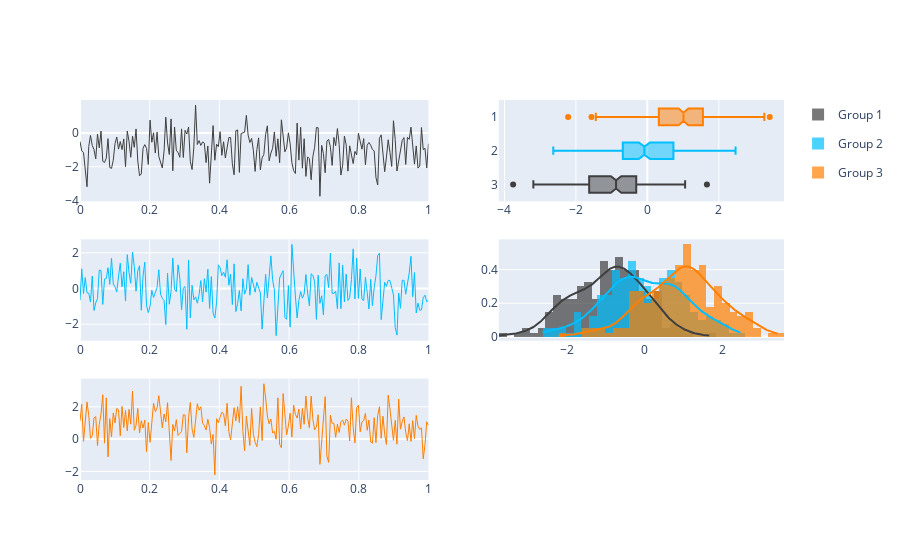

Notebook source saved alongside this figure:
### Code cell
import plotly.graph_objects as go
from plotly.subplots import make_subplots
import plotly.figure_factory as ff
import numpy as np

y1 = np.random.randn(200) - 1
y2 = np.random.randn(200)
y3 = np.random.randn(200) + 1
x = np.linspace(0, 1, 200)

colors = ['#3f3f3f', '#00bfff', '#ff7f00']

fig = make_subplots(
    rows=3, cols=2,
    column_widths=[0.55, 0.45],
    row_heights=[1., 1., 1.],
    specs=[[{"type": "scatter"}, {"type": "xy", "rowspan": 1}],
           [{"type": "scatter"}, {"type": "xy", "rowspan": 2}],
           [{"type": "scatter"},            None           ]])

fig.add_trace(
    go.Scatter(x = x, 
                y = y1,
                hoverinfo = 'x+y',
                mode='lines',
                line=dict(color='#3f3f3f',
                width=1),
                showlegend=False,
                ),
    row=1, col=1
)

fig.add_trace(
    go.Scatter(x = x, 
                y = y2,
                hoverinfo = 'x+y',
                mode='lines',
                line=dict(color='#00bfff',
                width=1),
                showlegend=False,
                ),
    row=2, col=1
)

fig.add_trace(
    go.Scatter(x = x, 
                y = y3,
                hoverinfo = 'x+y',
                mode='lines',
                line=dict(color='#ff7f00',
                width=1),
                showlegend=False,
                ),
    row=3, col=1
)

boxfig= go.Figure(data=[go.Box(x=y1, showlegend=False, notched=True, marker_color="#3f3f3f", name='3'),
                        go.Box(x=y2, showlegend=False, notched=True, marker_color="#00bfff", name='2'),
                        go.Box(x=y3, showlegend=False, notched=True, marker_color="#ff7f00", name='1')])

for k in range(len(boxfig.data)):
     fig.add_trace(boxfig.data[k], row=1, col=2)

group_labels = ['Group 1', 'Group 2', 'Group 3']
hist_data = [y1, y2, y3]

distplfig = ff.create_distplot(hist_data, group_labels, colors=colors,
                         bin_size=.2, show_rug=False)

for k in range(len(distplfig.data)):
    fig.add_trace(distplfig.data[k],
    row=2, col=2
)
fig.update_layout(barmode='overlay')
fig.show()

### Figure 1 — Plotly figure (JSON) as saved in the notebook; plotly's stock layout.template omitted (floating-point values rounded to 4 significant figures; data arrays with more than 128 entries replaced by an {"elided": "..."} marker saying what was removed)
{"data": [{"hoverinfo": "x+y", "line": {"color": "#3f3f3f", "width": 1}, "mode": "lines", "showlegend": false, "type": "scatter", "x": {"elided": "200 float values"}, "xaxis": "x", "y": {"elided": "200 float values"}, "yaxis": "y"}, {"hoverinfo": "x+y", "line": {"color": "#00bfff", "width": 1}, "mode": "lines", "showlegend": false, "type": "scatter", "x": {"elided": "200 float values"}, "xaxis": "x3", "y": {"elided": "200 float values"}, "yaxis": "y3"}, {"hoverinfo": "x+y", "line": {"color": "#ff7f00", "width": 1}, "mode": "lines", "showlegend": false, "type": "scatter", "x": {"elided": "200 float values"}, "xaxis": "x5", "y": {"elided": "200 float values"}, "yaxis": "y5"}, {"marker": {"color": "#3f3f3f"}, "name": "3", "notched": true, "showlegend": false, "type": "box", "x": {"elided": "200 float values"}, "xaxis": "x2", "yaxis": "y2"}, {"marker": {"color": "#00bfff"}, "name": "2", "notched": true, "showlegend": false, "type": "box", "x": {"elided": "200 float values"}, "xaxis": "x2", "yaxis": "y2"}, {"marker": {"color": "#ff7f00"}, "name": "1", "notched": true, "showlegend": false, "type": "box", "x": {"elided": "200 float values"}, "xaxis": "x2", "yaxis": "y2"}, {"histnorm": "probability density", "legendgroup": "Group 1", "marker": {"color": "#3f3f3f"}, "name": "Group 1", "opacity": 0.7, "type": "histogram", "x": {"elided": "200 float values"}, "xaxis": "x4", "xbins": {"end": 1.668, "size": 0.2, "start": -3.758}, "yaxis": "y4"}, {"histnorm": "probability density", "legendgroup": "Group 2", "marker": {"color": "#00bfff"}, "name": "Group 2", "opacity": 0.7, "type": "histogram", "x": {"elided": "200 float values"}, "xaxis": "x4", "xbins": {"end": 2.47, "size": 0.2, "start": -2.634}, "yaxis": "y4"}, {"histnorm": "probability density", "legendgroup": "Group 3", "marker": {"color": "#ff7f00"}, "name": "Group 3", "opacity": 0.7, "type": "histogram", "x": {"elided": "200 float values"}, "xaxis": "x4", "xbins": {"end": 3.427, "size": 0.2, "start": -2.218}, "yaxis": "y4"}, {"legendgroup": "Group 1", "marker": {"color": "#3f3f3f"}, "mode": "lines", "name": "Group 1", "showlegend": false, "type": "scatter", "x": {"elided": "500 float values"}, "xaxis": "x4", "y": {"elided": "500 float values"}, "yaxis": "y4"}, {"legendgroup": "Group 2", "marker": {"color": "#00bfff"}, "mode": "lines", "name": "Group 2", "showlegend": false, "type": "scatter", "x": {"elided": "500 float values"}, "xaxis": "x4", "y": {"elided": "500 float values"}, "yaxis": "y4"}, {"legendgroup": "Group 3", "marker": {"color": "#ff7f00"}, "mode": "lines", "name": "Group 3", "showlegend": false, "type": "scatter", "x": {"elided": "500 float values"}, "xaxis": "x4", "y": {"elided": "500 float values"}, "yaxis": "y4"}], "layout": {"autosize": true, "barmode": "overlay", "xaxis": {"anchor": "y", "autorange": true, "domain": [0, 0.495], "range": [0, 1], "type": "linear"}, "xaxis2": {"anchor": "y2", "autorange": true, "domain": [0.595, 1], "range": [-4.157, 3.826], "type": "linear"}, "xaxis3": {"anchor": "y3", "autorange": true, "domain": [0, 0.495], "range": [0, 1], "type": "linear"}, "xaxis4": {"anchor": "y4", "autorange": true, "domain": [0.595, 1], "range": [-3.758, 3.582], "type": "linear"}, "xaxis5": {"anchor": "y5", "autorange": true, "domain": [0, 0.495], "range": [0, 1], "type": "linear"}, "yaxis": {"anchor": "x", "autorange": true, "domain": [0.7333, 1], "range": [-4.059, 1.97], "type": "linear"}, "yaxis2": {"anchor": "x2", "autorange": true, "domain": [0.7333, 1], "range": [-0.5, 2.5], "type": "category"}, "yaxis3": {"anchor": "x3", "autorange": true, "domain": [0.3667, 0.6333], "range": [-2.917, 2.754], "type": "linear"}, "yaxis4": {"anchor": "x4", "autorange": true, "domain": [0.3667, 0.6333], "range": [-0.02259, 0.5801], "type": "linear"}, "yaxis5": {"anchor": "x5", "autorange": true, "domain": [0, 0.2667], "range": [-2.532, 3.741], "type": "linear"}}}
